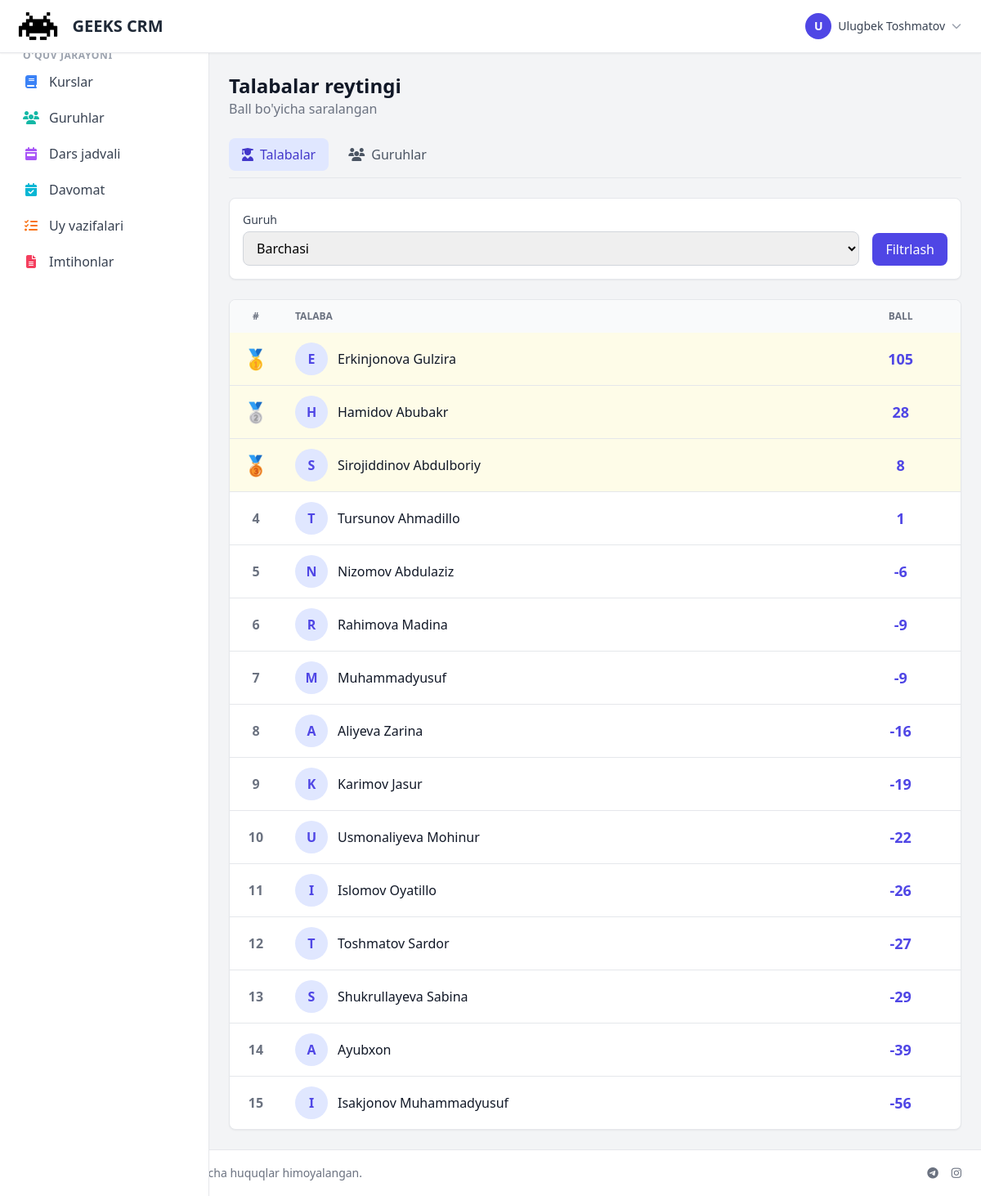
/gamification/ranking/ (signed in), run on the app's committed database.
### accounts/models.py (models this page shows, shortened)
class User(AbstractUser):
    ROLE_CHOICES = [
        ('admin', 'Administrator'),
        ('manager', 'Menejer'),
        ('mentor', 'Mentor'),
        ('student', "O'quvchi"),
        ('parent', 'Ota-ona'),
        ('accountant', 'Buxgalter'),
        ('sales', 'Sotuvchi'),
        ('sales_manager', 'Sotuvchilar menejeri'),
    ]
    role = models.CharField(max_length=20, choices=ROLE_CHOICES, default='student', verbose_name='Rol')
    phone = models.CharField(max_length=20, blank=True, null=True, verbose_name='Telefon')
    telegram_id = models.BigIntegerField(blank=True, null=True, unique=True, verbose_name='Telegram ID')
    telegram_username = models.CharField(max_length=100, blank=True, null=True, verbose_name='Telegram username')
    avatar = models.ImageField(upload_to='avatars/', blank=True, null=True, verbose_name='Avatar')
    is_active = models.BooleanField(default=True, verbose_name='Faol')
    created_at = models.DateTimeField(auto_now_add=True, verbose_name='Yaratilgan sana')
    updated_at = models.DateTimeField(auto_now=True, verbose_name='Yangilangan sana')
    class Meta:
        verbose_name = 'Foydalanuvchi'
        verbose_name_plural = 'Foydalanuvchilar'
        ordering = ['-created_at']
        indexes = [
            models.Index(fields=['role', 'is_active']),
            models.Index(fields=['telegram_id']),
            models.Index(fields=['created_at']),
        ]
    @property
    def is_admin(self):
        return self.role == 'admin' or self.is_superuser

### gamification/views.py (the view)
# urls.py: path('ranking/', views.StudentRankingView.as_view(), name='ranking'),
class StudentRankingView(LoginRequiredMixin, TemplateView):
    template_name = 'gamification/student_ranking.html'
    def get_context_data(self, **kwargs):
        context = super().get_context_data(**kwargs)
        group_id = self.request.GET.get('group')
        course_id = self.request.GET.get('course')
        students = User.objects.filter(role='student', is_active=True)
        if group_id:
            students = students.filter(student_groups__id=group_id)
        student_data = []
        for student in students:
            total_points = StudentPoints.objects.filter(student=student).aggregate(
                total=Sum('total_points')
            )['total'] or 0
            student_data.append({
                'student': student,
                'total_points': total_points
            })
        student_data.sort(key=lambda x: x['total_points'], reverse=True)
        for i, data in enumerate(student_data):
            data['rank'] = i + 1
        context['student_data'] = student_data[:100]  # Top 100
        context['groups'] = Group.objects.filter(is_active=True)
        return context

### templates/gamification/student_ranking.html (shortened to what this page needs)
{% extends 'base.html' %}
{% block content %}
<div class="space-y-6">
    <div class="flex items-center justify-between">
        <div>
            <h1 class="text-2xl font-bold text-gray-900">Talabalar reytingi</h1>
            <p class="text-gray-500">Ball bo'yicha saralangan</p>
        </div>
    </div>
    <div class="flex gap-2 border-b pb-2">
        <a href="{% url 'gamification:student_ranking' %}" class="px-4 py-2 bg-indigo-100 text-indigo-700 rounded-lg font-medium">
            <i class="fas fa-user-graduate mr-2"></i>Talabalar
        </a>
        <a href="{% url 'gamification:groups_ranking' %}" class="px-4 py-2 text-gray-600 hover:bg-gray-100 rounded-lg">
            <i class="fas fa-users mr-2"></i>Guruhlar
        </a>
    </div>
    <div class="bg-white rounded-lg border shadow-sm p-4">
        <form method="get" class="flex gap-4 items-end">
            <div class="flex-1">
                <label class="block text-sm font-medium text-gray-700 mb-1">Guruh</label>
                <select name="group" class="w-full px-3 py-2 border border-gray-300 rounded-lg">
                    <option value="">Barchasi</option>
                </select>
            </div>
            <button type="submit" class="px-4 py-2 bg-indigo-600 text-white rounded-lg hover:bg-indigo-700">
                Filtrlash
            </button>
        </form>
    </div>
    <div class="bg-white rounded-lg border shadow-sm overflow-hidden">
        <table class="w-full">
            <thead class="bg-gray-50">
                <tr>
                    <th class="px-4 py-3 text-center text-xs font-semibold text-gray-500 uppercase w-16">#</th>
                    <th class="px-4 py-3 text-left text-xs font-semibold text-gray-500 uppercase">Talaba</th>
                    <th class="px-4 py-3 text-center text-xs font-semibold text-gray-500 uppercase">Ball</th>
                </tr>
            </thead>
            <tbody class="divide-y">
                {% for data in student_data %}
                <tr class="hover:bg-gray-50 {% if data.rank <= 3 %}bg-yellow-50{% endif %}">
                    <td class="px-4 py-3 text-center">
                        {% if data.rank == 1 %}
                        <span class="text-2xl">🥇</span>
                        {% elif data.rank == 2 %}
                        <span class="text-2xl">🥈</span>
                        {% elif data.rank == 3 %}
                        <span class="text-2xl">🥉</span>
                        {% else %}
                        <span class="text-gray-500 font-bold">{{ data.rank }}</span>
                        {% endif %}
                    </td>
                    <td class="px-4 py-3">
                        <div class="flex items-center gap-3">
                            <div class="w-10 h-10 bg-indigo-100 rounded-full flex items-center justify-center text-indigo-600 font-bold">
                                {{ data.student.first_name.0|upper|default:"S" }}
                            </div>
                            <span class="font-medium text-gray-900">{{ data.student.get_full_name }}</span>
                        </div>
                    </td>
                    <td class="px-4 py-3 text-center">
                        <span class="text-lg font-bold text-indigo-600">{{ data.total_points }}</span>
                    </td>
                </tr>
                {% empty %}
                <tr>
                    <td colspan="3" class="px-4 py-8 text-center text-gray-500">
                        Talabalar topilmadi
                    </td>
                </tr>
                {% endfor %}
            </tbody>
        </table>
    </div>
</div>
{% endblock %}

### templates/base.html (shortened to what this page needs)
{% load static %}
<!DOCTYPE html>
<html lang="uz">
<head>
    <script src="https://cdn.tailwindcss.com"></script>
    <link href="https://cdnjs.cloudflare.com/ajax/libs/font-awesome/6.5.1/css/all.min.css" rel="stylesheet">
</head>
<body class="bg-gray-100 min-h-screen flex flex-col">
    <nav class="bg-white shadow-sm border-b border-gray-200 sticky top-0 z-40">
        <div class="max-w-full mx-auto px-4">
            <div class="flex items-center justify-between h-16">
                <div class="flex items-center gap-4">
                    <a href="{% url 'dashboard' %}" class="flex items-center gap-3">
                        <img src="{% static 'img/logo_dark.png' %}" alt="Logo" class="h-10 w-auto" onerror="this.style.display='none'">
                        <span class="text-xl font-bold text-gray-800">GEEKS CRM</span>
                    </a>
                </div>
                {% if user.is_authenticated %}
                <div class="flex items-center gap-4">
                    <div class="relative" x-data="{open: false}">
                        <button @click="open = !open" class="flex items-center gap-2 p-2 rounded-lg hover:bg-gray-100">
                            <div class="w-8 h-8 bg-indigo-600 rounded-full flex items-center justify-center text-white text-sm font-bold">
                                {{ user.first_name.0|upper|default:user.username.0|upper }}
                            </div>
                            <span class="hidden sm:block text-sm font-medium text-gray-700">{{ user.get_full_name|default:user.username }}</span>
                            <i class="fas fa-chevron-down text-gray-400 text-xs"></i>
                        </button>
                    </div>
                </div>
                {% else %}
                <a href="{% url 'accounts:login' %}" class="px-4 py-2 bg-indigo-600 text-white rounded-lg hover:bg-indigo-700">
                    Kirish
                </a>
                {% endif %}
            </div>
        </div>
    </nav>
    <div class="flex flex-1">
        {% if user.is_authenticated %}
        <aside id="sidebar" class="w-64 bg-white border-r border-gray-200 fixed inset-y-0 left-0 z-30 transform -translate-x-full lg:translate-x-0 transition-transform duration-200 pt-16 lg:pt-0">
            <nav class="p-4 space-y-1 overflow-y-auto h-full">
                <a href="{% url 'dashboard' %}" class="flex items-center gap-3 px-3 py-2 rounded-lg text-gray-700 hover:bg-gray-100 {% if request.path == '/' %}bg-indigo-50 text-indigo-700{% endif %}">
                    <span>Dashboard</span>
                </a>
                {% if user.role == 'admin' or user.role == 'manager' or user.role == 'mentor' %}
                <p class="text-xs font-semibold text-gray-400 uppercase tracking-wider mt-6 mb-2 px-3">O'quv jarayoni</p>
                <a href="{% url 'courses:course_list' %}" class="flex items-center gap-3 px-3 py-2 rounded-lg text-gray-700 hover:bg-gray-100">
                    <i class="fas fa-book w-5 text-center text-blue-500"></i>
                    <span>Kurslar</span>
                </a>
                <a href="{% url 'courses:group_list' %}" class="flex items-center gap-3 px-3 py-2 rounded-lg text-gray-700 hover:bg-gray-100">
                    <i class="fas fa-users w-5 text-center text-teal-500"></i>
                    <span>Guruhlar</span>
                </a>
                <a href="{% url 'schedule:timetable' %}" class="flex items-center gap-3 px-3 py-2 rounded-lg text-gray-700 hover:bg-gray-100">
                    <i class="fas fa-calendar-week w-5 text-center text-purple-500"></i>
                    <span>Dars jadvali</span>
                </a>
                <a href="{% url 'attendance:attendance_list' %}" class="flex items-center gap-3 px-3 py-2 rounded-lg text-gray-700 hover:bg-gray-100">
                    <i class="fas fa-calendar-check w-5 text-center text-cyan-500"></i>
                    <span>Davomat</span>
                </a>
                <a href="{% url 'homework:homework_list' %}" class="flex items-center gap-3 px-3 py-2 rounded-lg text-gray-700 hover:bg-gray-100">
                    <i class="fas fa-tasks w-5 text-center text-orange-500"></i>
                    <span>Uy vazifalari</span>
                </a>
                <a href="{% url 'exams:exam_list' %}" class="flex items-center gap-3 px-3 py-2 rounded-lg text-gray-700 hover:bg-gray-100">
                    <i class="fas fa-file-alt w-5 text-center text-rose-500"></i>
                    <span>Imtihonlar</span>
                </a>
                {% endif %}
            </nav>
        </aside>
        {% endif %}
        <main class="flex-1 p-4 sm:p-6 {% if user.is_authenticated %}lg:ml-64{% endif %}" style="min-height: 0;">
            {% block content %}{% endblock %}
        </main>
    </div>
    <footer class="bg-white border-t border-gray-200 py-4 px-6 mt-auto">
        <div class="flex flex-col md:flex-row justify-between items-center gap-2 text-sm text-gray-500">
            <div class="flex items-center gap-2">
                <span>&copy; 2024 GEEKS Academy. Barcha huquqlar himoyalangan.</span>
            </div>
            <div class="flex items-center gap-4">
                <a href="#" class="hover:text-gray-700"><i class="fab fa-telegram"></i></a>
                <a href="#" class="hover:text-gray-700"><i class="fab fa-instagram"></i></a>
            </div>
        </div>
    </footer>
</body>
</html>

### data on the page
User: first_name.0 "U", get_full_name "Ulugbek Toshmatov"
User: student.first_name.0 "E", student.get_full_name "Erkinjonova Gulzira", total_points "105"
User: student.first_name.0 "H", student.get_full_name "Hamidov Abubakr", total_points "28"
User: student.first_name.0 "S", student.get_full_name "Sirojiddinov Abdulboriy", total_points "8"
User: rank "4", student.first_name.0 "T", student.get_full_name "Tursunov Ahmadillo", total_points "1"
User: rank "5", student.first_name.0 "N", student.get_full_name "Nizomov Abdulaziz", total_points "-6"
User: rank "6", student.first_name.0 "R", student.get_full_name "Rahimova Madina", total_points "-9"
User: rank "7", student.first_name.0 "M", student.get_full_name "Muhammadyusuf", total_points "-9"
User: rank "8", student.first_name.0 "A", student.get_full_name "Aliyeva Zarina", total_points "-16"
User: rank "9", student.first_name.0 "K", student.get_full_name "Karimov Jasur", total_points "-19"
User: rank "10", student.first_name.0 "U", student.get_full_name "Usmonaliyeva Mohinur", total_points "-22"
User: rank "11", student.first_name.0 "I", student.get_full_name "Islomov Oyatillo", total_points "-26"
User: rank "12", student.first_name.0 "T", student.get_full_name "Toshmatov Sardor", total_points "-27"
User: rank "13", student.first_name.0 "S", student.get_full_name "Shukrullayeva Sabina", total_points "-29"
User: rank "14", student.first_name.0 "A", student.get_full_name "Ayubxon", total_points "-39"
User: rank "15", student.first_name.0 "I", student.get_full_name "Isakjonov Muhammadyusuf", total_points "-56"
